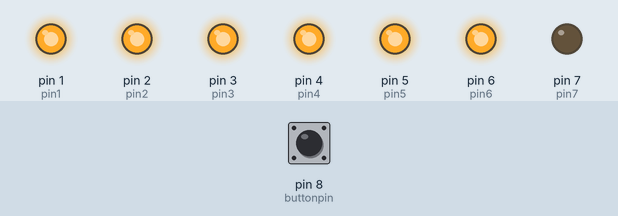
A sketch run on a simulated Arduino Uno, built with avr-gcc and run on an emulated ATmega328P. Shown: output pins drawn as LEDs (lit = HIGH). The test bench sets the inputs (shaded band); at power-on: pin 8 (buttonpin) LOW.

Above: at 1.2 s.
1.3 s: pin 8 (buttonpin) pulled HIGH for 3.2 s
At 6.5 s:
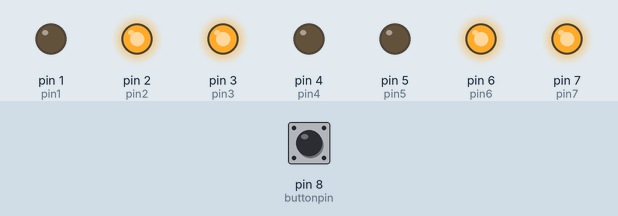
6.8 s: pin 8 (buttonpin) pulled HIGH for 0.15 s
At 8.6 s:
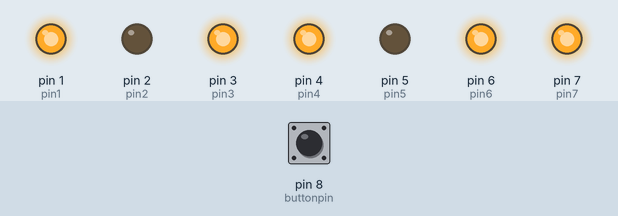
9.3 s: pin 8 (buttonpin) pulled HIGH for 1 s
At 11.5 s:
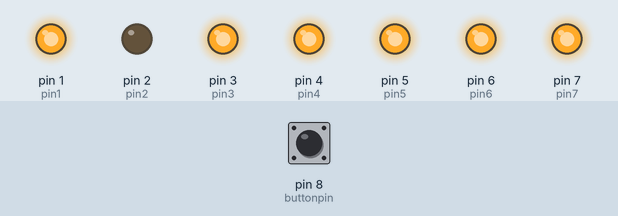
11.8 s: pin 8 (buttonpin) pulled HIGH for 0.15 s
At 13.6 s:
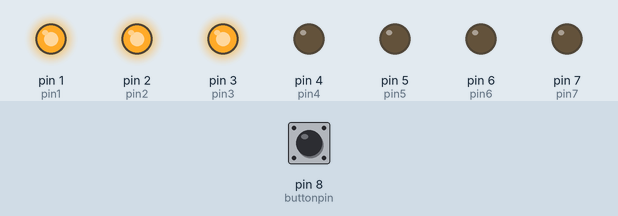
14.3 s: pin 8 (buttonpin) pulled HIGH for 0.15 s
At 16.5 s:
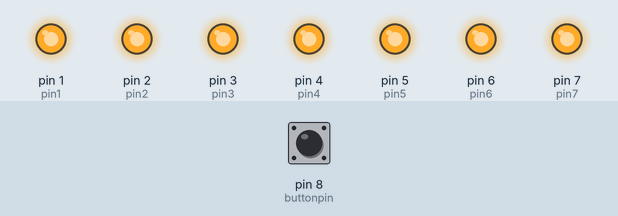
16.8 s: pin 8 (buttonpin) pulled HIGH for 1 s
At 18.6 s:
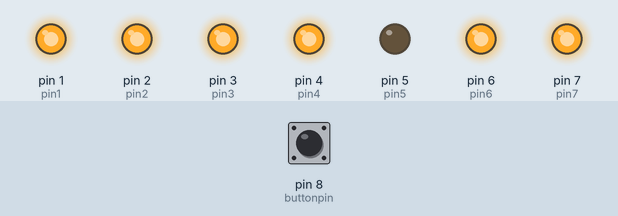
Timing chart, 0 to 20.1 s (numbered marks = the images above; inputs shaded):
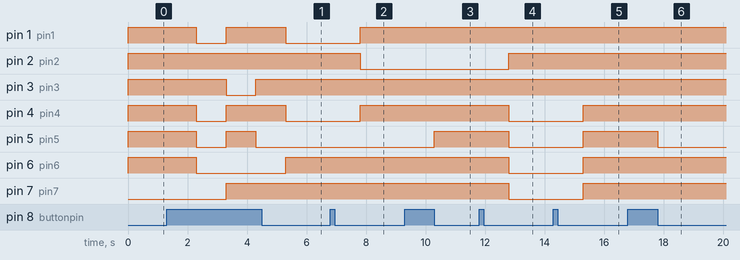

The sketch:

7seg_button.ino
```cpp
   int pin1=1;
   int pin2=2;
   int pin3=3;
   int pin4=4;
   int pin5=5;
   int pin6=6;
   int pin7=7;
   int buttonpin=8;//
   int buttonstatus=0;//
   int p=0;//variable

  int x=500;
void setup() {

  pinMode(pin1,OUTPUT);
  pinMode(pin2,OUTPUT);
  pinMode(pin3, OUTPUT);
  pinMode(pin4,OUTPUT);
  pinMode(pin5, OUTPUT);
  pinMode(pin6, OUTPUT);
  pinMode(pin7, OUTPUT);
  pinMode(buttonpin ,INPUT);

}


void loop() {
  buttonstatus=digitalRead(buttonpin);
 if(buttonstatus==HIGH)
 {
  p++;
  delay(1000);
 }
 if(p==0)
 {

  //0
  digitalWrite(pin1,1);
  digitalWrite(pin2,1);
  digitalWrite(pin3,1);
  digitalWrite(pin4,1);
  digitalWrite(pin5,1);
  digitalWrite(pin6,1);
  digitalWrite(pin7,0);
 }
  if(p==1){
   //1
  digitalWrite(pin1,0);
  digitalWrite(pin2,1);
  digitalWrite(pin3,1);
  digitalWrite(pin4,0);
  digitalWrite(pin5,0);
  digitalWrite(pin6,0);
  digitalWrite(pin7,0);
  }
  if(p==2){
    //2
  digitalWrite(pin1,1);
  digitalWrite(pin2,1);
  digitalWrite(pin3,0);
  digitalWrite(pin4,1);
  digitalWrite(pin5,1);
  digitalWrite(pin6,0);
  digitalWrite(pin7,1);
  }
  if(p==3){


  //3
  digitalWrite(pin1,1);
  digitalWrite(pin2,1);
  digitalWrite(pin3,1);
  digitalWrite(pin4,1);
  digitalWrite(pin5,0);
  digitalWrite(pin6,0);
  digitalWrite(pin7,1);
}
if(p==4){
  //4
  digitalWrite(pin1,0);
  digitalWrite(pin2,1);
  digitalWrite(pin3,1);
  digitalWrite(pin4,0);
  digitalWrite(pin5,0);
  digitalWrite(pin6,1);
  digitalWrite(pin7,1);
}
if(p==5){
  //5
  digitalWrite(pin1,1);
  digitalWrite(pin2,0);
  digitalWrite(pin3,1);
  digitalWrite(pin4,1);
  digitalWrite(pin5,0);
  digitalWrite(pin6,1);
  digitalWrite(pin7,1);
}
if(p==6){
  //6
  digitalWrite(pin1,1);
  digitalWrite(pin2,0);
  digitalWrite(pin3,1);
  digitalWrite(pin4,1);
  digitalWrite(pin5,1);
  digitalWrite(pin6,1);
  digitalWrite(pin7,1);
}
if(p==7)
{
  //7
  digitalWrite(pin1,1);
  digitalWrite(pin2,1);
  digitalWrite(pin3,1);
  digitalWrite(pin4,0);
  digitalWrite(pin5,0);
  digitalWrite(pin6,0);
  digitalWrite(pin7,0);
}
if(p==8){
  //8
  digitalWrite(pin1,1);
  digitalWrite(pin2,1);
  digitalWrite(pin3,1);
  digitalWrite(pin4,1);
  digitalWrite(pin5,1);
  digitalWrite(pin6,1);
  digitalWrite(pin7,1);
}
if(p==9){
  //9
  digitalWrite(pin1,1);
  digitalWrite(pin2,1);
  digitalWrite(pin3,1);
  digitalWrite(pin4,1);
  digitalWrite(pin5,0);
  digitalWrite(pin6,1);
  digitalWrite(pin7,1);
}
 if(p==10){
  p=0;}

  //terminate
}
```

Measured:
- after the input at 1.3 s, pin 1 (pin1), pin 4 (pin4): HIGH → LOW after 1.0 s, → HIGH 1.0 s later, → LOW 2.0 s later; pin 3 (pin3): HIGH → LOW after 2.0 s, → HIGH 1.0 s later; pin 5 (pin5): HIGH → LOW after 1.0 s, → HIGH 1.0 s later, → LOW 1.0 s later; pin 6 (pin6): HIGH → LOW after 1.0 s, → HIGH 3.0 s later; pin 7 (pin7): LOW → HIGH after 2.0 s
- after the input at 6.8 s, pin 1 (pin1), pin 4 (pin4): LOW → HIGH after 1.0 s; pin 2 (pin2): HIGH → LOW after 1.0 s
- after the input at 9.3 s, pin 5 (pin5): LOW → HIGH after 1.0 s
- after the input at 11.8 s, pin 2 (pin2): LOW → HIGH after 1.0 s; pin 4 (pin4), pin 5 (pin5), pin 6 (pin6), pin 7 (pin7): HIGH → LOW after 1.0 s
- after the input at 14.3 s, pin 4 (pin4), pin 5 (pin5), pin 6 (pin6), pin 7 (pin7): LOW → HIGH after 1.0 s
- after the input at 16.8 s, pin 5 (pin5): HIGH → LOW after 1.0 s
